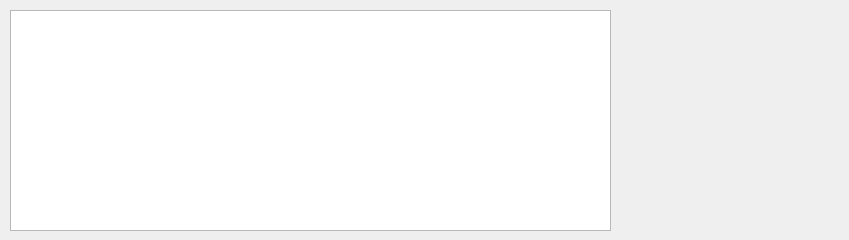
<?xml version="1.0" encoding="UTF-8"?>
<ui version="4.0">
 <class>AvailableItems</class>
 <widget class="QDialog" name="AvailableItems">
  <property name="geometry">
   <rect>
    <x>0</x>
    <y>0</y>
    <width>849</width>
    <height>240</height>
   </rect>
  </property>
  <property name="windowTitle">
   <string>Dialog</string>
  </property>
  <widget class="QTableView" name="tableView">
   <property name="geometry">
    <rect>
     <x>10</x>
     <y>10</y>
     <width>601</width>
     <height>221</height>
    </rect>
   </property>
  </widget>
  <widget class="QLabel" name="availableItemImage">
   <property name="geometry">
    <rect>
     <x>660</x>
     <y>30</y>
     <width>171</width>
     <height>161</height>
    </rect>
   </property>
   <property name="text">
    <string/>
   </property>
  </widget>
 </widget>
 <resources/>
 <connections/>
</ui>
